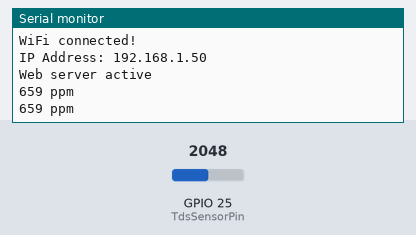
Simulated run of this sketch. Board: ESP32. On the bench: the last lines printed to the serial monitor. Inputs (shaded band) come from the test bench; at power-on: GPIO 25 (TdsSensorPin) = 2048. WiFi joins after 1.5 s; servers stay silent unless stated; EEPROM starts erased.

Above: at 2.7 s.
2.8 s: GPIO 25 (TdsSensorPin) set to 2866
At 4.1 s:
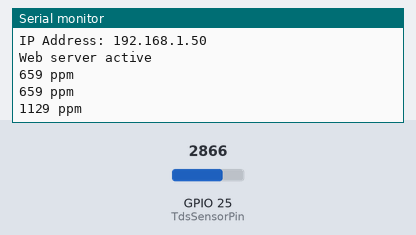
4.3 s: GPIO 25 (TdsSensorPin) set to 3603
At 5.3 s:
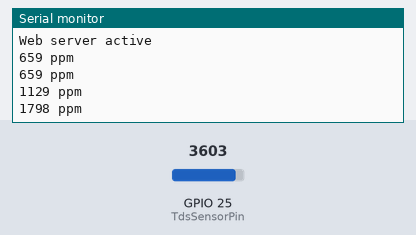
Timing chart, 0 to 7.3 s (numbered marks = the images above; inputs shaded):
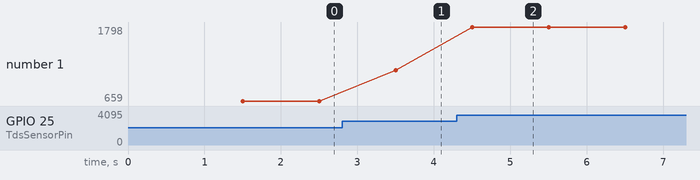

The sketch:

fix.ino
```cpp
#include <WiFi.h>
#include <WebServer.h>
#include <EEPROM.h>
#include "GravityTDS.h"

// WiFi Credentials
const char* ssid = "haisayakaka";     // Replace with your WiFi name
const char* password = "akujomok";     // Replace with your WiFi password

// Web Server on port 80
WebServer server(80);

// TDS Sensor Configuration
#define TdsSensorPin 25
#define EEPROM_SIZE 512
GravityTDS gravityTds;
float temperature = 25, tdsValue;

// HTML webpage template
const char index_html[] PROGMEM = R"rawliteral(
<!DOCTYPE HTML>
<html>
<head>
  <title>ESP32 TDS Sensor Monitor</title>
  <meta name="viewport" content="width=device-width, initial-scale=1">
  <style>
    body { font-family: Arial; text-align: center; margin: 0px auto; padding: 15px; }
    .reading { font-size: 2.8rem; }
    .card { background-color: white; box-shadow: 0px 0px 10px 1px rgba(0,0,0,0.1);
            border-radius: 10px; padding: 15px; margin: 20px; }
  </style>
</head>
<body>
  <div class="card">
    <h2>ESP32 TDS Sensor Monitor</h2>
    <div class="reading">TDS Value: <span id="tds">%TDS_VALUE%</span> ppm</div>
    <div class="reading">Temperature: <span id="temp">%TEMPERATURE%</span> °C</div>
  </div>
  <script>
    setInterval(function() {
      getData();
    }, 2000);

    function getData() {
      var xhttp = new XMLHttpRequest();
      xhttp.onreadystatechange = function() {
        if (this.readyState == 4 && this.status == 200) {
          var data = JSON.parse(this.responseText);
          document.getElementById("tds").innerHTML = data.tds;
          document.getElementById("temp").innerHTML = data.temperature;
        }
      };
      xhttp.open("GET", "/data", true);
      xhttp.send();
    }
  </script>
</body>
</html>
)rawliteral";

void setup() {
    Serial.begin(115200);

    // Initialize EEPROM
    EEPROM.begin(EEPROM_SIZE);

    // Initialize TDS Sensor
    gravityTds.setPin(TdsSensorPin);
    gravityTds.setAref(3.3);
    gravityTds.setAdcRange(4096);
    gravityTds.begin();

    // Connect to WiFi
    WiFi.begin(ssid, password);
    Serial.println("\nConnecting to WiFi");
    while (WiFi.status() != WL_CONNECTED) {
        delay(500);
        Serial.print(".");
    }
    Serial.println("");
    Serial.println("WiFi connected!");
    Serial.print("IP Address: ");
    Serial.println(WiFi.localIP());

    // Setup route handlers
    server.on("/", handleRoot);
    server.on("/data", handleData);

    // Start web server
    server.begin();
    Serial.println("Web server active");
}

void handleRoot() {
    String html = String(index_html);
    html.replace("%TDS_VALUE%", String(tdsValue, 0));
    html.replace("%TEMPERATURE%", String(temperature, 1));
    server.send(200, "text/html", html);
}

void handleData() {
    String json = "{";
    json += "\"tds\":\"" + String(tdsValue, 0) + "\",";
    json += "\"temperature\":\"" + String(temperature, 1) + "\"";
    json += "}";
    server.send(200, "application/json", json);
}

void loop() {
    // Handle web client requests
    server.handleClient();

    // Update TDS reading
    gravityTds.setTemperature(temperature);
    gravityTds.update();
    tdsValue = gravityTds.getTdsValue();

    // Print to Serial for debugging
    Serial.print(tdsValue, 0);
    Serial.println(" ppm");

    delay(1000);
}
```

Measured:
- after the input at 2.8 s, the serial monitor: prints a new line after 0.70 s (image 1)
- after the input at 4.3 s, the serial monitor: prints a new line after 0.20 s (image 2)
- plotted number 1: 659 → 1129 after the input at 2.8 s, 1129 → 1798 after the input at 4.3 s
